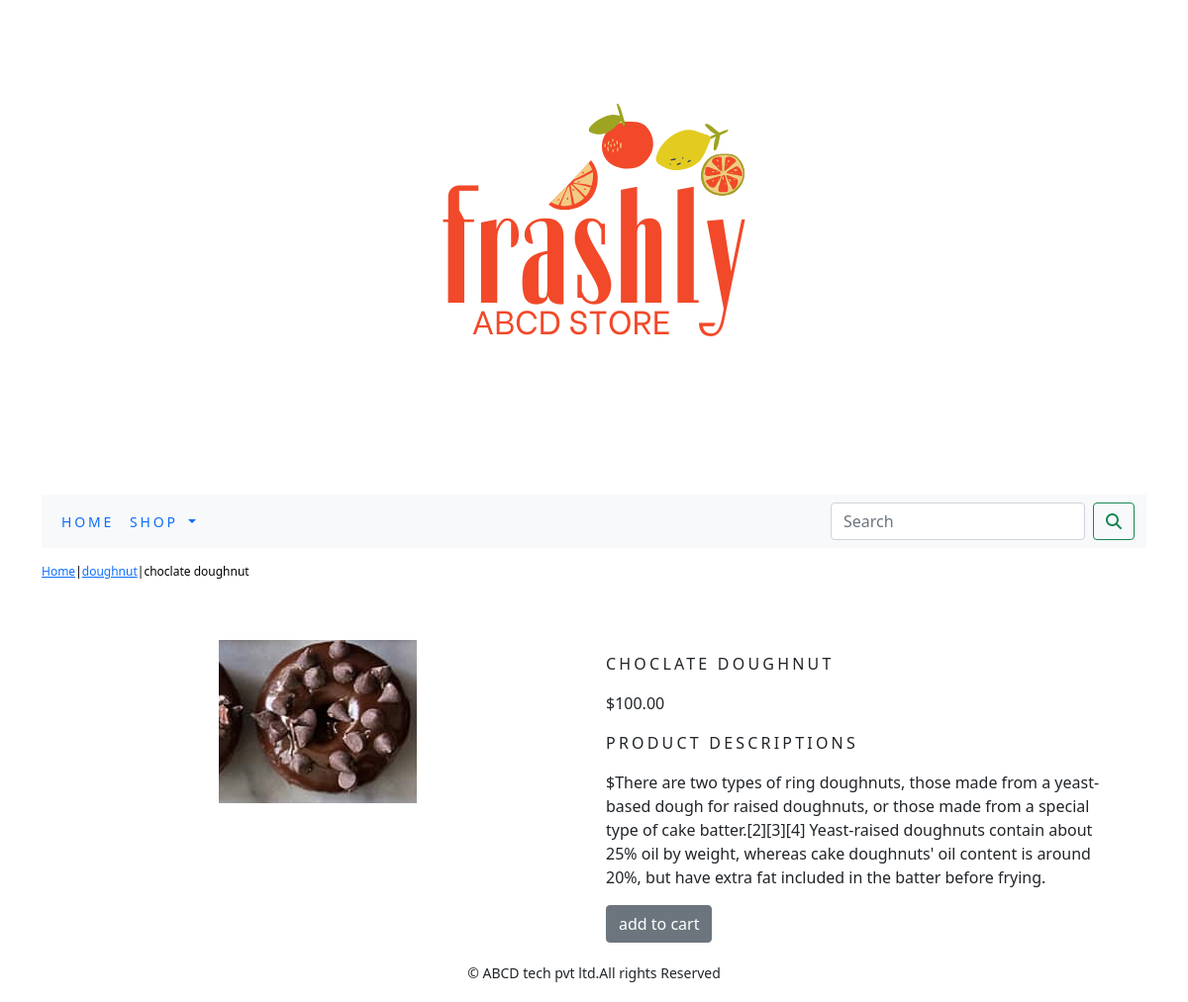
The page /ecomapp/doughnut/choclate-doughnut/ on the database its author committed.
### ecomapp/models.py (models this page shows, shortened)
class Product(models.Model):
    name=models.CharField(max_length=250,unique=True)
    slug=models.SlugField(max_length=250,unique=True)
    description=models.TextField(blank=True)
    price=models.DecimalField(max_digits=10,decimal_places=2)
    category=models.ForeignKey(Category,on_delete=models.CASCADE)
    image=models.ImageField(upload_to='product',blank=True)
    stock=models.IntegerField()
    available=models.BooleanField(default=True)
    created=models.DateTimeField(auto_now_add=True)
    updated=models.DateTimeField(auto_now=True)
    class Meta:
        ordering=('name',)
        verbose_name='product'
        verbose_name_plural='products'

class Category(models.Model):
    name=models.CharField(max_length=250,unique=True)
    slug=models.SlugField(max_length=250,unique=True)
    description=models.TextField(blank=True)
    image=models.ImageField(upload_to='category',blank=True)
    class Meta:
      ordering=('name',)
      verbose_name='category'
      verbose_name_plural='categories'
    def get_url(self):
       return reverse('ecomapp:product_by_category',args=[self.slug])
    def __str__(self):
        return '{}'.format(self.name)

### ecomapp/views.py (the view)
# urls.py: path('<slug:c_slug>/<slug:product_slug>/',views.proDetail,name='prodCatdetails')
def proDetail(request,c_slug,product_slug):
    try:
        product=Product.objects.get(category__slug=c_slug,slug=product_slug)
    except Exception as e:
        raise e
    return render(request,'product.html',{'product':product})

### cart/context_processors.py (called while the page is built)
def counter(request):
    item_count=0
    if 'admin' in request.path:
        return {}
    else:
        try:
           cart=Cart.objects.filter(cart_id=_cart_id(request))
           cart_item=CartItem.objects.all().filter(cart=cart[:1])
           for cart_item in cart_item:
             item_count += cart_item.quantity
        except Cart.DoesNotExist:
            item_count=0
    return dict(item_count=item_count)

### cart/views.py (called while the page is built)
def _cart_id(request):
    cart=request.session.session_key
    if not cart:
        cart=request.session.create()
    return cart

### ecomapp/context_processors.py (called while the page is built)
def menu_links(request):
    links=Category.objects.all()
    return dict(links=links)

### templates/product.html (shortened to what this page needs)
{% extends 'base.html' %}
{% load static %}
{% block content %}
   <div class="row my_pro_row_class">
       <div class="mx_auto">
           <p><a href="{% url 'ecomapp:allProCat' %}">Home</a>|<a href="{{product.category.get_url}}">{{product.category}}</a>|{{product.name}}</p>
       </div>
   </div>
<div class="container">
<br>
<div class="row">
    <div class="col-12 col-sm-12 col-md-12 col-lg-6 text-center">
        <div style="min-width:10em">
            <img src="{{product.image.url}}" alt="{{product.name}}">
        </div>
        </div>
        <div class="col-12 col-sm-12 col-md-12 col-lg-6" >
            <div>
            <h1 class="my_pro_title">{{product.name}}</h1>
            <p>${{product.price}}</p>
            <p class="my_title">product Descriptions</p>
            <p class="text-justify my_pro_text">${{product.description}}</p>
            {% if product.stock <= 0 %}
            <p class="text-justify my_pro_text"><b>Out Of Stock</b></p>
            {% else %}
            <a class="btn btn-secondary" href="{% url 'cart:add_cart' product.id %}">add to cart</a>
            {% endif %}
        </div>
    </div>
</div>
</div>
</div>
{% endblock %}

### static/css/custom.css (style rules this page uses)
.my_title { font-size:16px; text-transform:uppercase; letter-spacing:.2em; }
.my_pro_row_class { padding-top:15px; padding-bottom:20px; }
.my_pro_row_class .mx_auto { color:#000; font-size:12px; text-decoration:none; }
.my_pro_title { font-size:16px; text-transform:uppercase; letter-spacing: .2em; padding-top:15px; padding-bottom:10px; }
.my_pro_text { padding-right:20px; }

### rows shown on the page
Product: category "doughnut", name "choclate doughnut", image (picture), name "CHOCLATE DOUGHNUT", price "100.00", description "There are two types of ring doughnuts, those made from a yeast-based dough for raised doughnuts, or those made from a special type of cake batter.[2][3][4] Yeast-raised doughnuts contain about 25% oil by weight, whereas cake doughnuts' oil content is around 20%, but have extra fat included in the batter before frying."
